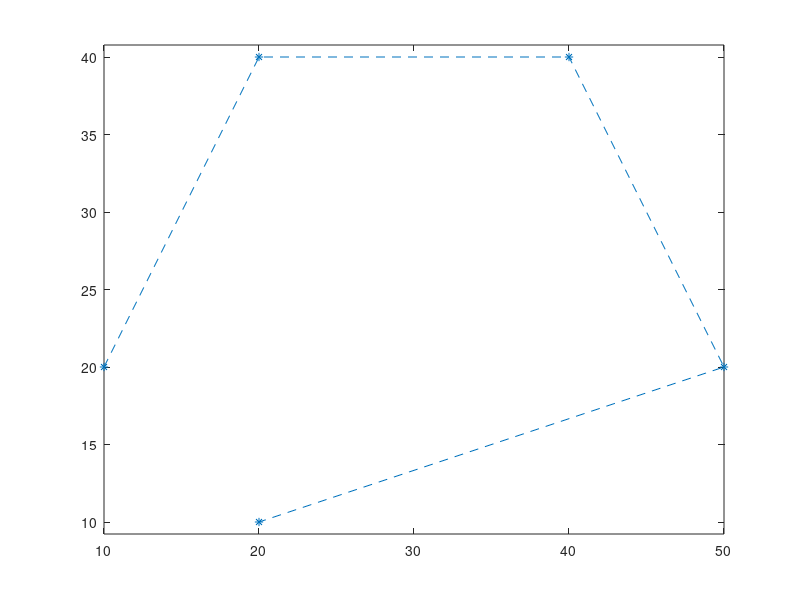

Write MATLAB code to recreate this figure. (Note: this script raises an error after producing the figure.)
clear

%Input
px = [10 20 40 50 20];
py = [20 40 40 20 10];

%Draw Input
plot(px, py, '*--');

%Config
hold on;
axis equal;

%Make curve
syms t;
n = 4;

x(t) = 0 * t;
y(t) = 0 * t;

for i=0:n
    b(t) = nchoosek(n, i) * t^i * (1-t)^(n-i);
    x(t) = x(t) + px(i+1) * b(t);
    y(t) = y(t) + py(i+1) * b(t);
end
   
%Draw curve
fplot (x, y, [0, 1])

%Make Tangent vectors
%First point
v0x = n * (px(2) - px(1));
v0y = n * (py(2) - py(1));

quiver (px(1), py(1), v0x, v0y);

%Last point
v1x = n * (px(5) - px(4));
v1y = n * (py(5) - py(4));

quiver (px(5), py(5), v1x, v1y);
% question 14 starts here
%connect new Bezier
m =2;
rx = [ px(5),px(5) + v1x/m, 30];
ry = [ py(5),py(5) + v1y/m, -20];
plot(rx,ry,'*--')

x(t) = 0*t;y(t)=0*t;
for i=0:m
    b(t) = nchoosek(m,i) * t^i * (1-t)^(m-i);
    x(t) = x(t) + rx(i+1) * b(t);
    y(t) = y(t) + ry(i+1) * b(t);
end
fplot(x,y,[0,1])